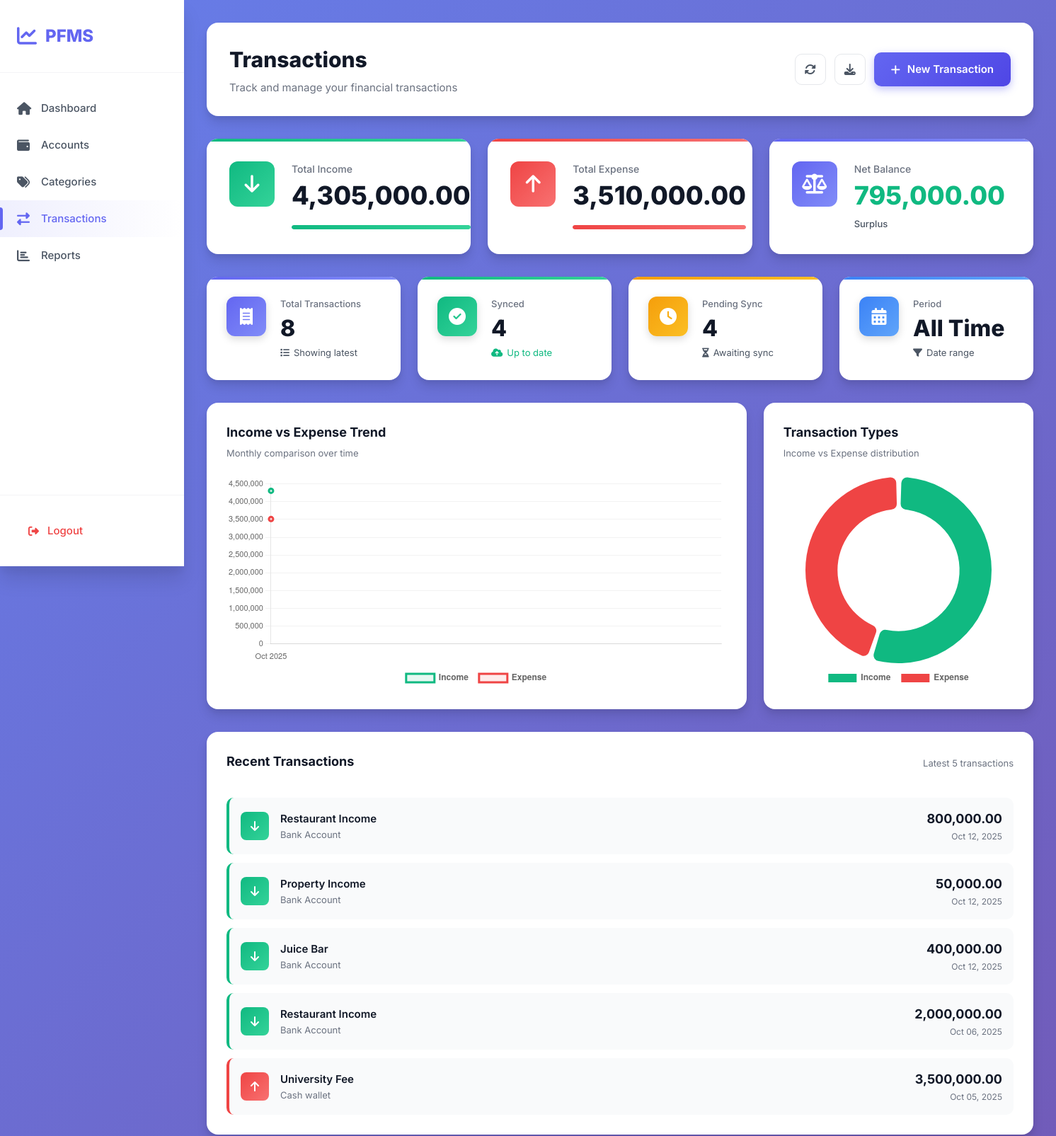
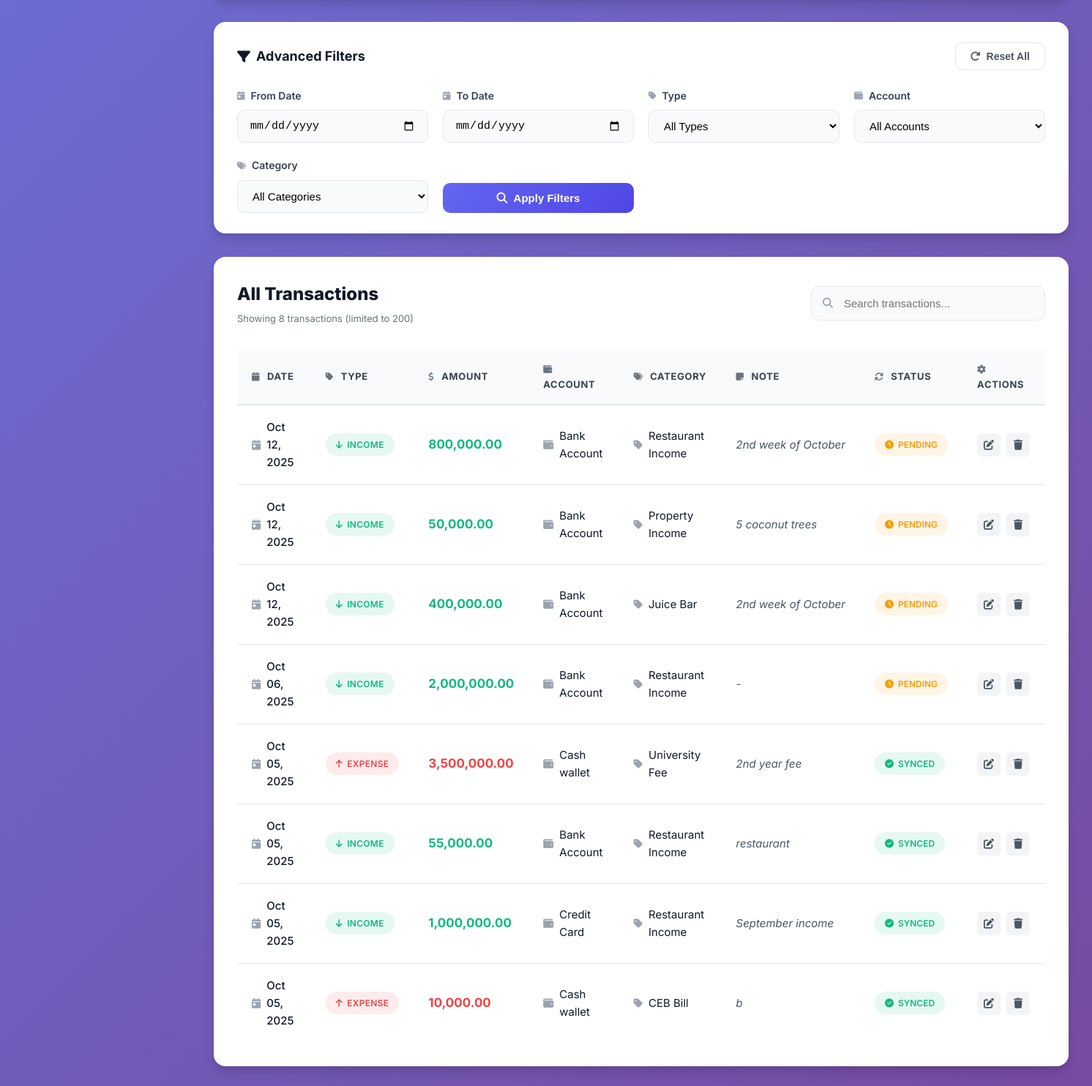
The page /app/transactions/index.php (signed in) on the database as committed earlier (2 pictures, top to bottom).
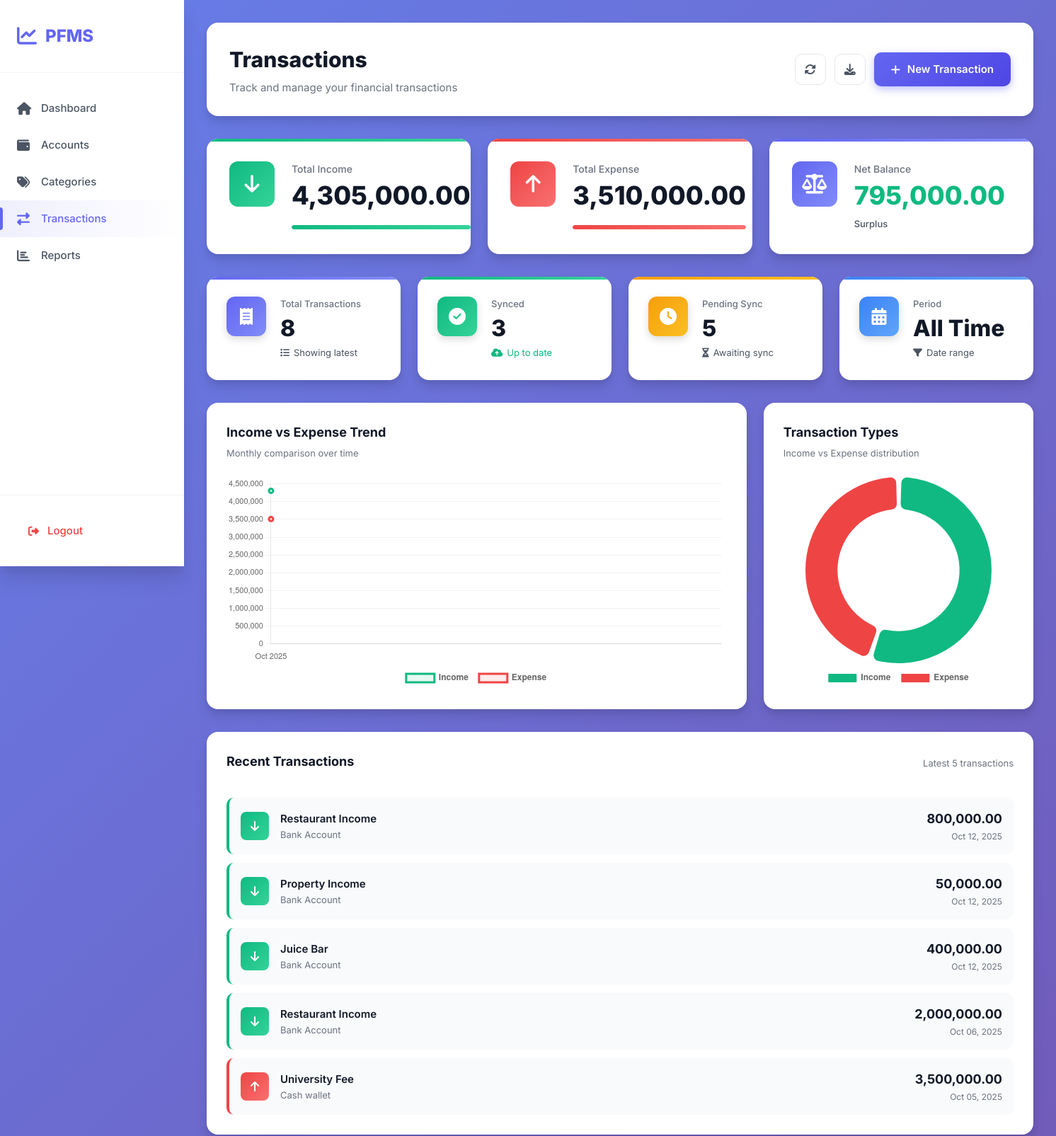
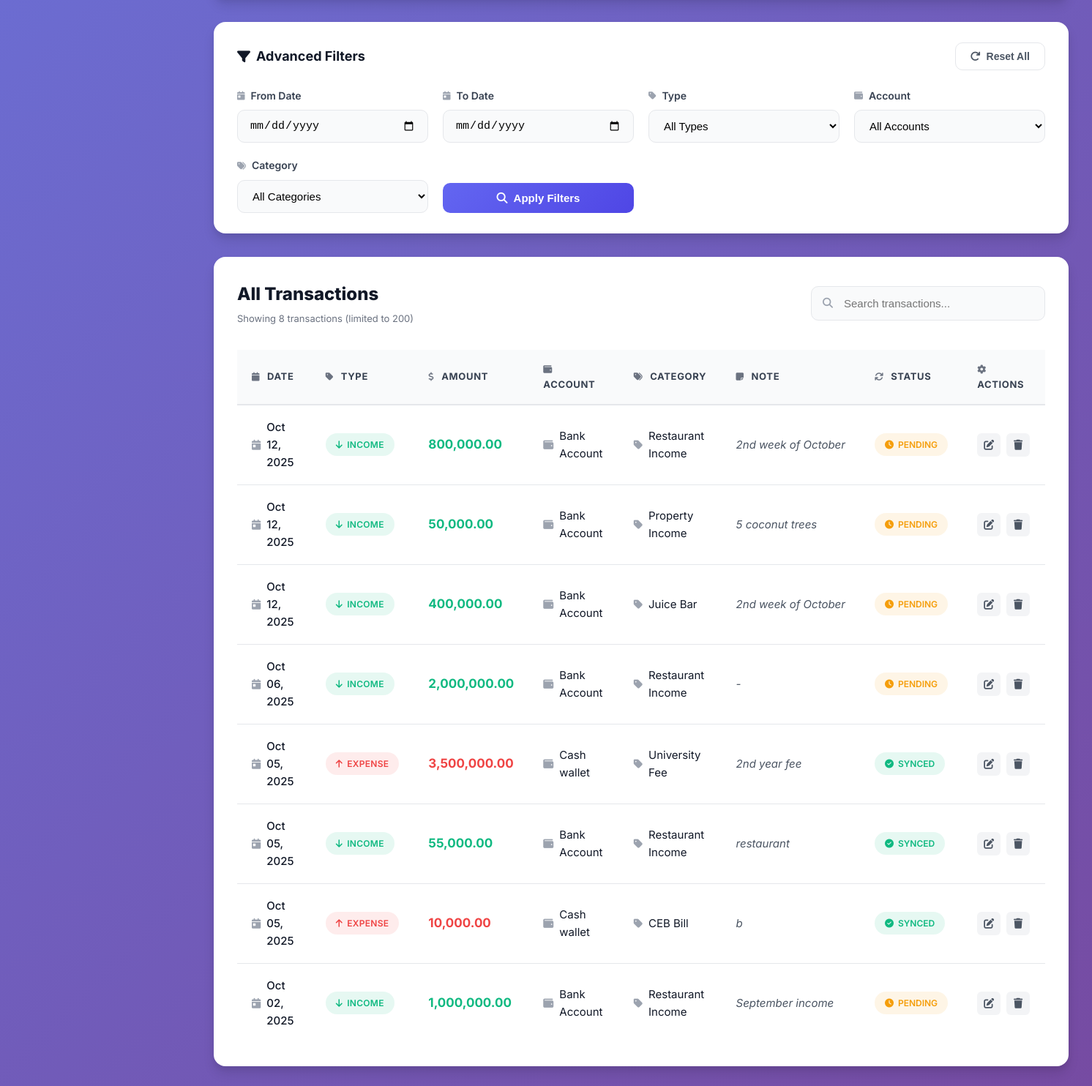
The same page on the database as committed later (2 pictures, top to bottom).
### tables this page shows
CREATE TABLE TRANSACTIONS_LOCAL (
  local_txn_id       INTEGER PRIMARY KEY AUTOINCREMENT,
  client_txn_uuid    TEXT NOT NULL UNIQUE,
  user_local_id      INTEGER NOT NULL,
  account_local_id   INTEGER NOT NULL,
  category_local_id  INTEGER NOT NULL,
  txn_type           TEXT NOT NULL CHECK(txn_type IN ('INCOME','EXPENSE','TRANSFER')),
  amount             REAL NOT NULL,
  txn_date           TEXT NOT NULL, -- ISO-8601
  note               TEXT,
  sync_status        TEXT NOT NULL DEFAULT 'PENDING' CHECK(sync_status IN ('PENDING','SYNCED','CONFLICT')),
  server_txn_id      INTEGER,
  created_at         TEXT NOT NULL,
  updated_at         TEXT NOT NULL,
  last_sync_at       TEXT,
  FOREIGN KEY(user_local_id)     REFERENCES USERS_LOCAL(local_user_id),
  FOREIGN KEY(account_local_id)  REFERENCES ACCOUNTS_LOCAL(local_account_id),
  FOREIGN KEY(category_local_id) REFERENCES CATEGORIES_LOCAL(local_category_id)
);

CREATE TABLE CATEGORIES_LOCAL (
  local_category_id  INTEGER PRIMARY KEY AUTOINCREMENT,
  user_local_id      INTEGER NOT NULL,
  server_category_id INTEGER,
  parent_local_id    INTEGER,
  category_name      TEXT NOT NULL,
  category_type      TEXT NOT NULL CHECK(category_type IN ('INCOME','EXPENSE')),
  created_at         TEXT NOT NULL,
  updated_at         TEXT NOT NULL,
  FOREIGN KEY(user_local_id)   REFERENCES USERS_LOCAL(local_user_id),
  FOREIGN KEY(parent_local_id) REFERENCES CATEGORIES_LOCAL(local_category_id)
);

CREATE TABLE ACCOUNTS_LOCAL (
  local_account_id  INTEGER PRIMARY KEY AUTOINCREMENT,
  user_local_id     INTEGER NOT NULL,
  server_account_id INTEGER,
  account_name      TEXT NOT NULL,
  account_type      TEXT NOT NULL CHECK(account_type IN ('CASH','BANK','CARD','MOBILE')),
  currency_code     TEXT NOT NULL DEFAULT 'LKR',
  opening_balance   REAL NOT NULL DEFAULT 0,
  is_active         INTEGER NOT NULL DEFAULT 1, -- 1/0
  created_at        TEXT NOT NULL,
  updated_at        TEXT NOT NULL,
  FOREIGN KEY(user_local_id) REFERENCES USERS_LOCAL(local_user_id)
);

### app/transactions/index.php (the view, shortened to what the changed rows need)
<?php
if (!function_exists('h')) {
    function h($v) { return htmlspecialchars((string)$v, ENT_QUOTES, 'UTF-8'); }
}
$pdo = sqlite();
$uid = (int)($_SESSION['uid'] ?? 0);
$where = ["t.user_local_id = ?"];
$args  = [$uid];
$sql = "
SELECT
  t.local_txn_id, t.client_txn_uuid, t.txn_type, t.amount, t.txn_date, t.note, t.sync_status,
  a.account_name,
  c.category_name
FROM TRANSACTIONS_LOCAL t
JOIN ACCOUNTS_LOCAL a ON a.local_account_id = t.account_local_id
JOIN CATEGORIES_LOCAL c ON c.local_category_id = t.category_local_id
WHERE " . implode(' AND ', $where) . "
ORDER BY datetime(t.txn_date) DESC, t.local_txn_id DESC
LIMIT 200
";
$stmt = $pdo->prepare($sql);
$stmt->execute($args);
$rows = $stmt->fetchAll(PDO::FETCH_ASSOC);
$totSql = "
SELECT
  SUM(CASE WHEN t.txn_type='INCOME'  THEN t.amount ELSE 0 END) AS total_income,
  SUM(CASE WHEN t.txn_type='EXPENSE' THEN t.amount ELSE 0 END) AS total_expense
FROM TRANSACTIONS_LOCAL t
WHERE " . implode(' AND ', $where) . "
";
$sum = $pdo->prepare($totSql);
$sum->execute($args);
$tot = $sum->fetch(PDO::FETCH_ASSOC);
$income  = (float)($tot['total_income'] ?? 0);
$expense = (float)($tot['total_expense'] ?? 0);
$total_transactions = count($rows);
$synced = count(array_filter($rows, fn($r) => $r['sync_status'] === 'SYNCED'));
$pending = $total_transactions - $synced;
$monthly_data = [];
foreach($rows as $r) {
    $month = date('M Y', strtotime($r['txn_date']));
    if (!isset($monthly_data[$month])) {
        $monthly_data[$month] = ['income' => 0, 'expense' => 0];
    }
    if ($r['txn_type'] === 'INCOME') {
        $monthly_data[$month]['income'] += (float)$r['amount'];
    } else {
        $monthly_data[$month]['expense'] += (float)$r['amount'];
    }
}
$monthly_data = array_slice($monthly_data, 0, 6, true);
$recent = array_slice($rows, 0, 5);
?>
<!doctype html>
<html lang="en">
<head>
  <link rel="stylesheet" href="https://cdnjs.cloudflare.com/ajax/libs/font-awesome/6.4.0/css/all.min.css">
  <link rel="stylesheet" href="index.css">
</head>
<body>
<div class="app-container">
  <main class="main-content">
    <div class="top-bar">
      <div class="page-title">
        <h1>Transactions</h1>
      </div>
    </div>
    <div class="stats-grid">
      <div class="stat-box stat-success">
        <div class="stat-details">
          <span class="stat-label">Synced</span>
          <span class="stat-value"><?= $synced ?></span>
          <span class="stat-change positive"><i class="fas fa-cloud-upload-alt"></i> Up to date</span>
        </div>
      </div>
      <div class="stat-box stat-warning">
        <div class="stat-details">
          <span class="stat-label">Pending Sync</span>
          <span class="stat-value"><?= $pending ?></span>
          <span class="stat-change"><i class="fas fa-hourglass-half"></i> Awaiting sync</span>
        </div>
      </div>
    </div>
    <?php if ($total_transactions > 0): ?>
    <div class="recent-section">
      <div class="recent-list">
        <?php foreach($recent as $txn): ?>
        <div class="recent-item <?= strtolower($txn['txn_type']) ?>">
          <div class="recent-icon">
            <i class="fas fa-<?= $txn['txn_type'] === 'INCOME' ? 'arrow-down' : 'arrow-up' ?>"></i>
          </div>
          <div class="recent-content">
            <span class="recent-category"><?= h($txn['category_name']) ?></span>
            <span class="recent-account"><?= h($txn['account_name']) ?></span>
          </div>
          <div class="recent-right">
            <span class="recent-amount"><?= number_format((float)$txn['amount'], 2) ?></span>
            <span class="recent-date"><?= date('M d, Y', strtotime($txn['txn_date'])) ?></span>
          </div>
        </div>
        <?php endforeach; ?>
      </div>
    </div>
    <?php endif; ?>
    <div class="table-section">
      <div class="section-header">
        <div>
          <h2>All Transactions</h2>
        </div>
      </div>
      <?php if (empty($rows)): ?>
      <div class="empty-state">
        <div class="empty-icon">
          <i class="fas fa-receipt"></i>
        </div>
        <h3>No Transactions Found</h3>
        <p>Start tracking your finances by adding your first transaction</p>
        <a href="<?= APP_BASE ?>/app/transactions/create.php" class="btn-primary">
          <i class="fas fa-plus"></i>
          <span>Add First Transaction</span>
        </a>
      </div>
      <?php else: ?>
      <div class="transactions-table">
        <table>
          <thead>
            <tr>
              <th><i class="fas fa-calendar"></i> Date</th>
              <th><i class="fas fa-tag"></i> Type</th>
              <th><i class="fas fa-dollar-sign"></i> Amount</th>
              <th><i class="fas fa-wallet"></i> Account</th>
              <th><i class="fas fa-tags"></i> Category</th>
              <th><i class="fas fa-sticky-note"></i> Note</th>
              <th><i class="fas fa-sync"></i> Status</th>
              <th><i class="fas fa-cog"></i> Actions</th>
            </tr>
          </thead>
          <tbody id="transactionsBody">
            <?php foreach($rows as $r): ?>
            <tr data-search="<?= h(strtolower($r['account_name'] . ' ' . $r['category_name'] . ' ' . $r['note'] . ' ' . $r['txn_type'])) ?>">
              <td>
                <div class="date-cell">
                  <i class="fas fa-calendar-day"></i>
                  <?= date('M d, Y', strtotime($r['txn_date'])) ?>
                </div>
              </td>
              <td>
                <span class="badge badge-<?= strtolower($r['txn_type']) ?>">
                  <i class="fas fa-<?= $r['txn_type'] === 'INCOME' ? 'arrow-down' : 'arrow-up' ?>"></i>
                  <?= h($r['txn_type']) ?>
                </span>
              </td>
              <td>
                <span class="amount-cell <?= strtolower($r['txn_type']) ?>">
                  <?= number_format((float)$r['amount'], 2) ?>
                </span>
              </td>
              <td>
                <div class="account-cell">
                  <i class="fas fa-wallet"></i>
                  <?= h($r['account_name']) ?>
                </div>
              </td>
              <td>
                <div class="category-cell">
                  <i class="fas fa-tag"></i>
                  <?= h($r['category_name']) ?>
                </div>
              </td>
              <td class="note-cell"><?= h($r['note']) ?: '-' ?></td>
              <td>
                <span class="sync-badge <?= strtolower($r['sync_status']) ?>">
                  <i class="fas fa-<?= $r['sync_status'] === 'SYNCED' ? 'check-circle' : 'clock' ?>"></i>
                  <?= h($r['sync_status']) ?>
                </span>
              </td>
              <td>
                <div class="action-buttons">
                  <a href="<?= APP_BASE ?>/app/transactions/edit.php?id=<?= (int)$r['local_txn_id'] ?>"
                     class="btn-icon-small" title="Edit">
                    <i class="fas fa-edit"></i>
                  </a>
                  <a href="<?= APP_BASE ?>/app/transactions/delete.php?id=<?= (int)$r['local_txn_id'] ?>"
                     class="btn-icon-small delete"
                     title="Delete"
                     onclick="return confirm('Delete this transaction?')">
                    <i class="fas fa-trash"></i>
                  </a>
                </div>
              </td>
            </tr>
            <?php endforeach; ?>
          </tbody>
        </table>
      </div>
      <?php endif; ?>
    </div>
  </main>
</div>
<script>
// Search functionality
document.getElementById('searchInput')?.addEventListener('input', function(e) {
  const search = e.target.value.toLowerCase();
  document.querySelectorAll('#transactionsBody tr').forEach(row => {
    const searchText = row.dataset.search;
    row.style.display = searchText.includes(search) ? '' : 'none';
  });
});
<?php if ($total_transactions > 0 && !empty($monthly_data)): ?>
// Chart configuration
const chartConfig = {
  responsive: true,
  maintainAspectRatio: false,
  plugins: {
    legend: {
      display: true,
      position: 'bottom',
      labels: { padding: 15, font: { size: 12, weight: '600' } }
    },
    tooltip: {
      backgroundColor: 'rgba(15, 23, 42, 0.95)',
      padding: 12,
      borderRadius: 8,
      titleFont: { size: 14, weight: 'bold' },
      bodyFont: { size: 13 }
    }
  }
};
// Trend Chart
const monthlyLabels = <?= json_encode(array_keys($monthly_data)) ?>;
const incomeData = <?= json_encode(array_column($monthly_data, 'income')) ?>;
const expenseData = <?= json_encode(array_column($monthly_data, 'expense')) ?>;
new Chart(document.getElementById('trendChart'), {
  type: 'line',
  data: {
    labels: monthlyLabels,
    datasets: [
      {
        label: 'Income',
        data: incomeData,
        borderColor: '#10b981',
        backgroundColor: 'rgba(16, 185, 129, 0.1)',
        tension: 0.4,
        fill: true,
        borderWidth: 3
      },
      {
        label: 'Expense',
        data: expenseData,
        borderColor: '#ef4444',
        backgroundColor: 'rgba(239, 68, 68, 0.1)',
        tension: 0.4,
        fill: true,
        borderWidth: 3
      }
    ]
  },
  options: {
    ...chartConfig,
    scales: {
      y: {
        beginAtZero: true,
        grid: { color: 'rgba(0,0,0,0.05)' },
        ticks: { font: { size: 11 } }
      },
      x: {
        grid: { display: false },
        ticks: { font: { size: 11 } }
      }
    }
  }
});
// Type Distribution Chart
new Chart(document.getElementById('typeChart'), {
  type: 'doughnut',
  data: {
    labels: ['Income', 'Expense'],
    datasets: [{
      data: [<?= $income ?>, <?= $expense ?>],
      backgroundColor: ['#10b981', '#ef4444'],
      borderWidth: 0,
      borderRadius: 8,
      spacing: 4
    }]
  },
  options: {
    ...chartConfig,
    cutout: '65%'
  }
});
<?php endif; ?>
</script>
</body>
</html>

Rows that differ between the two databases and show on the page:
shown differently, row unchanged: transactions_local "CEB Bill": moves up the list
changed transactions_local "September income": txn_date "Oct 05, 2025" → "Oct 02, 2025"; account_local.account_name "Credit Card" → "Bank Account"; sync_status "SYNCED" → "PENDING"
Other text that changed with them:
$synced: "4" → "3"
$pending: "4" → "5"
